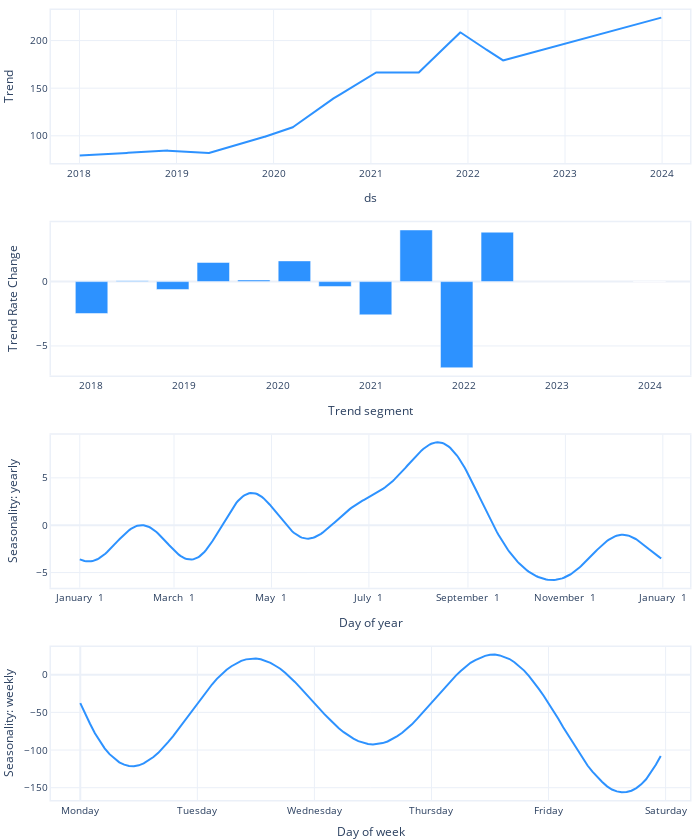

Notebook code for this chart:
### Markdown cell above
Visualizing the change points in Neural Prophet

### Code cell
m1.plot_parameters(plotting_backend="plotly")

### Figure 1 — Plotly figure (JSON) as saved in the notebook; plotly's stock layout.template omitted (floating-point values rounded to 4 significant figures; data arrays with more than 128 entries replaced by an {"elided": "..."} marker saying what was removed)
{"data": [{"fill": "none", "line": {"color": "#2d92ff", "width": 2}, "mode": "lines", "name": "Trend", "type": "scatter", "x": {"elided": "1564 str values"}, "xaxis": "x", "y": {"elided": "1564 float values"}, "yaxis": "y"}, {"marker": {"color": "#2d92ff"}, "name": "Trend Rate Change", "type": "bar", "x": ["2018-01-02T00:00:00", "2018-06-10T01:18:32.727273", "2018-11-16T02:37:05.454545", "2019-04-24T03:55:38.181818", "2019-09-30T05:14:10.909091", "2020-03-07T06:32:43.636364", "2020-08-13T07:51:16.363636", "2021-01-19T09:09:49.090909", "2021-06-27T10:28:21.818182", "2021-12-03T11:46:54.545455", "2022-05-11T13:05:27.272727", "2023-12-29T00:00:00"], "xaxis": "x2", "y": [-2.477, 0.07395, -0.6102, 1.492, 0.1298, 1.61, -0.3819, -2.582, 4.015, -6.691, 3.844, 0], "yaxis": "y2"}, {"fill": "none", "line": {"color": "#2d92ff", "width": 2}, "mode": "lines", "name": "yearly", "type": "scatter", "x": {"elided": "365 str values"}, "xaxis": "x3", "y": {"elided": "365 float values"}, "yaxis": "y3"}, {"fill": "none", "line": {"color": "#2d92ff", "width": 2}, "mode": "lines", "name": "weekly", "type": "scatter", "x": [0, 1, 2, 3, 4, 5, 6, 7, 8, 9, 10, 11, 12, 13, 14, 15, 16, 17, 18, 19, 20, 21, 22, 23, 24, 25, 26, 27, 28, 29, 30, 31, 32, 33, 34, 35, 36, 37, 38, 39, 40, 41, 42, 43, 44, 45, 46, 47, 48, 49, 50, 51, 52, 53, 54, 55, 56, 57, 58, 59, 60, 61, 62, 63, 64, 65, 66, 67, 68, 69, 70, 71, 72, 73, 74, 75, 76, 77, 78, 79, 80, 81, 82, 83, 84, 85, 86, 87, 88, 89, 90, 91, 92, 93, 94, 95, 96, 97, 98, 99, 100, 101, 102, 103, 104, 105, 106, 107, 108, 109, 110, 111, 112, 113, 114, 115, 116, 117, 118, 119], "xaxis": "x4", "y": [-37.67, -52.09, -65.11, -77.75, -88.37, -97.75, -105.4, -111.4, -116.3, -119.4, -121.1, -121.5, -120.2, -117.7, -113.8, -109.3, -103.7, -96.96, -89.44, -81.74, -73.16, -64.42, -55.45, -46.25, -37.63, -28.91, -21.14, -12.98, -5.474, 0.8782, 6.626, 11.28, 15.39, 18.37, 20.41, 21.3, 21.62, 20.54, 18.52, 15.86, 11.95, 7.958, 2.685, -3.217, -9.517, -16.49, -23.8, -30.31, -37.72, -44.67, -51.98, -58.41, -64.96, -71.14, -76.3, -81.16, -84.92, -88.16, -90.42, -91.95, -92.5, -92.06, -90.77, -88.64, -85.51, -81.42, -77.12, -71.69, -65.86, -59.0, -51.74, -45.1, -37.51, -30.11, -22.44, -14.73, -7.603, -1.146, 4.965, 10.73, 15.85, 19.42, 22.79, 25.08, 26.56, 26.75, 25.66, 23.78, 20.86, 16.65, 11.53, 5.474, -1.93, -9.661, -18.72, -27.92, -37.62, -47.68, -58.39, -69.65, -80.14, -90.84, -100.9, -110.9, -120.5, -128.7, -136.1, -142.4, -148.2, -152.4, -154.9, -156.1, -155.8, -154.0, -150.5, -145.5, -138.8, -129.9, -119.6, -108.0], "yaxis": "y4"}], "layout": {"autosize": true, "font": {"size": 10}, "height": 840, "hovermode": "x unified", "margin": {"b": 0, "l": 0, "pad": 0, "r": 10, "t": 10}, "showlegend": false, "title": {"font": {"size": 12}}, "width": 700, "xaxis": {"anchor": "y", "domain": [0, 1], "linewidth": 1.5, "mirror": true, "range": ["2017-09-16T00:00:00", "2024-04-15T00:00:00"], "showline": true, "title": {"text": "ds"}, "type": "date"}, "xaxis2": {"anchor": "y2", "domain": [0, 1], "linewidth": 1.5, "mirror": true, "range": ["2017-07-26T22:41:27.272727", "2024-06-05T01:18:32.727273"], "showline": true, "title": {"text": "Trend segment"}, "type": "date"}, "xaxis3": {"anchor": "y3", "domain": [0, 1], "linewidth": 1.5, "mirror": true, "range": ["2016-12-14T00:00:00", "2018-01-18T00:00:00"], "showline": true, "tickformat": "%B %e", "title": {"text": "Day of year"}}, "xaxis4": {"anchor": "y4", "domain": [0, 1], "linewidth": 1.5, "mirror": true, "range": [-6, 125], "showline": true, "tickmode": "array", "ticktext": ["Monday", "Tuesday", "Wednesday", "Thursday", "Friday", "Saturday", "Sunday", "Monday"], "tickvals": [0, 24, 48, 72, 96, 120, 144, 168], "title": {"text": "Day of week"}}, "yaxis": {"anchor": "x", "domain": [0.8063, 1], "linewidth": 1.5, "mirror": true, "rangemode": "normal", "showline": true, "title": {"text": "Trend"}}, "yaxis2": {"anchor": "x2", "domain": [0.5375, 0.7312], "linewidth": 1.5, "mirror": true, "rangemode": "normal", "showline": true, "title": {"text": "Trend Rate Change"}}, "yaxis3": {"anchor": "x3", "domain": [0.2687, 0.4625], "linewidth": 1.5, "mirror": true, "rangemode": "normal", "showline": true, "title": {"text": "Seasonality: yearly"}}, "yaxis4": {"anchor": "x4", "domain": [0, 0.1938], "linewidth": 1.5, "mirror": true, "rangemode": "normal", "showline": true, "title": {"text": "Seasonality: weekly"}}}}
